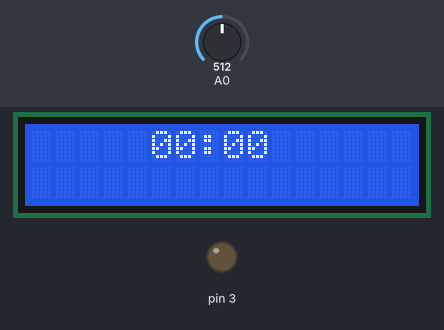
A sketch run on a simulated Arduino Uno, built with avr-gcc and run on an emulated ATmega328P. Shown: 16×2 character LCD, output pins drawn as LEDs (lit = HIGH). Inputs (shaded band) come from the test bench; at power-on: A0 = 512. What the sketch prints to the serial monitor is not drawn.

Above: at 1.2 s.
1.3 s: A0 set to 361
2.8 s: A0 set to 342
At 3.4 s:
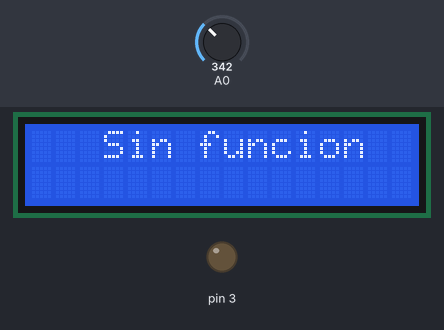
5.8 s: A0 set to 255
7.5 s: A0 set to 229
At 8.0 s:
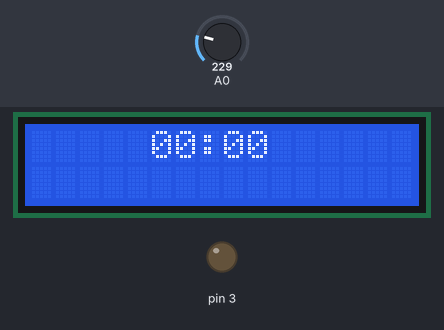
9.1 s: A0 set to 52
10.6 s: A0 set to 44
At 12.0 s:
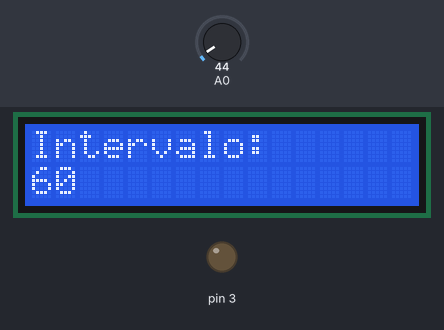
Timing chart, 0 to 13.6 s (numbered marks = the images above; inputs shaded):
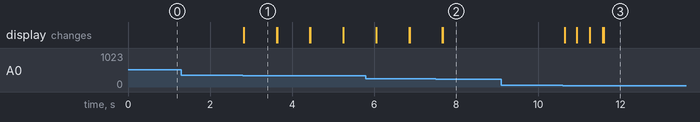

The sketch:

Proyecto_Final_Aromatizador.ino
```cpp
#include <LiquidCrystal.h>,

//LiquidCrystal lcd(8,9,4,5,6,7);
LiquidCrystal lcd(9, 8, 7, 6, 5, 4);
unsigned long tiempo_actual, tiempo_anterior = 0, delta_tiempo;
//Contadores
int contadorSegs = 0;
int contadorMins = 0;
int contadorHs = 0;
int contadorIntervalo = 1;

//Para calcular intervalo
int multiplicador = 1;
int calculador = 0;

//Para la comunicacion serial
int option;
int hrI = 0;
int minI = 0;

//Para mostrar los menus
int booleanReply = HIGH;

//Para la funcion analogica
String botones_LCD();
int buttonReply;
String buttonText;


void setup() {
  pinMode(3, OUTPUT);
  Serial.begin(9600);
  lcd.begin(16, 2);
}

void loop() {
  tiempo_actual = millis();
  //calculador = multiplicador * 10;
  buttonReply = analogRead(0);
//Menu reloj
  if (booleanReply == HIGH) {
    lcd.setCursor(5, 0);
    if (contadorHs < 10) lcd.print("0");
    lcd.print(contadorHs);
    lcd.print(":");
    lcd.setCursor(8, 0);
    if (contadorMins < 10) lcd.print("0");
    lcd.print(contadorMins);
  }
//Menu intervalo
  if (multiplicador <= 60 && multiplicador >= 1 && booleanReply == LOW) {
    lcd.setCursor(0, 0);
    lcd.print("Intervalo:");
    lcd.setCursor(0, 11);  // Vuelve a la posición para imprimir el nuevo valor
    if (multiplicador < 10) {
      lcd.print("0");
    }
    lcd.print(multiplicador);
  }

  /*
  if (Serial.available() == 0) {
    int option = Serial.parseInt();
    if (option == 1 || option == 2) {
      switch (option) {
        case 1:
          Serial.println("Ingrese la hora: ");
          while(Serial.available() == 1){
             //Tiempo de espera
          }
          hrI = Serial.parseInt();
            if(hrI < 0 || hrI > 23 ) {
            Serial.println("Se admiten valores positivos hasta 23");
            } else {
              contadorHs = hrI;
            }
          break;
        case 2:
          Serial.println("Ingrese los minutos: ");
          while(Serial.available() == 1){
             //Tiempo de espera
          }
            minI = Serial.parseInt();
            if(minI < 0 || minI > 59 ) {
            Serial.println("Se admiten valores positivos hasta 59");
            } else {
              contadorMins = minI;
            }
          break;
      }
    }
  }
  */
//Comunicacion con el puerto Serial
  if (Serial.available() != 0) {
    int option = Serial.parseInt();
    if (option == 1 || option == 2) {
      switch (option) {
        case 1:
          Serial.println("Ingrese la hora: ");
          while (Serial.available() == 0) {
            //Tiempo de espera
          }
          hrI = Serial.parseInt();
          if (hrI < 0 || hrI > 23) {
            Serial.println("Se admiten valores positivos hasta 23");
          } else {
            contadorHs = hrI;
          }
          break;
        case 2:
          Serial.println("Ingrese los minutos: ");
          while (Serial.available() == 0) {
            //Tiempo de espera
          }
          minI = Serial.parseInt();
          if (minI < 0 || minI > 59) {
            Serial.println("Se admiten valores positivos hasta 59");
          } else {
            contadorMins = minI;
          }
          break;
      }
    }
  }
//Logica reloj
  delta_tiempo = tiempo_actual - tiempo_anterior;

  if (delta_tiempo >= 1000) {
    contadorSegs++;
    contadorIntervalo++;
    Serial.println(contadorIntervalo);
    tiempo_anterior = tiempo_actual;
  }

  if (contadorSegs > 59) {
    contadorMins++;
    contadorSegs = 0;
  }

  if (contadorMins > 59) {
    contadorHs++;
    contadorMins = 0;
  }
  if (contadorHs > 23) {
    contadorHs = 0;
  }
//Llamada la funcion
  buttonText = botones_LCD(buttonReply);
  Serial.println(buttonText);
  if (buttonText == "btnDerecha") {
    if (multiplicador <= 60) {
      multiplicador++;
      booleanReply = LOW;
    }
  }
  if (buttonText == "btnIzquierda") {
    if (multiplicador >= 1) {
      multiplicador--;
      booleanReply = LOW;
    }
  }

  if (buttonText == "btnArriba") {
    if (multiplicador >= 0) {
      calculador = multiplicador * 60;
      contadorIntervalo = 55;
      booleanReply = HIGH;
      lcd.clear();
      contadorSegs = 1;
    }
  }

  if (buttonText == "btnAbajo") {
    lcd.clear();
    lcd.setCursor(3, 0);
    lcd.print("Sin funcion");
    delay(800);
    lcd.clear();
  }

  if (buttonText == "btnSelect") {
    digitalWrite(3, HIGH);
    lcd.clear();
    //digitalWrite(3,LOW );
    lcd.print("-Rociando Spray-");
    delay(800);
    lcd.clear();
    //digitalWrite(3, HIGH);
    digitalWrite(3, LOW);
  }


  if (contadorIntervalo == calculador) {
    lcd.clear();
    lcd.print("-Rociando Spray-");
    //digitalWrite(3,LOW );
    digitalWrite(3, HIGH);
    delay(800);
    //digitalWrite(3, HIGH);
    digitalWrite(3, LOW);
    contadorIntervalo = 0;
    lcd.clear();
  }
}

String botones_LCD(int buttonReply) {
  String text;
  Serial.println(buttonReply);
  //if (buttonReply < 60) text = "btnDerecha";
  if (buttonReply < 50) text = "btnDerecha";
  //if (buttonReply > 99 && buttonReply < 127)text = "btnArriba";
  if (buttonReply > 95 && buttonReply < 150) text = "btnArriba";
  //if (buttonReply > 255 && buttonReply < 280)  text = "btnAbajo";
  if (buttonReply > 240 && buttonReply < 350) text = "btnAbajo";
  // if (buttonReply > 399 && buttonReply < 435)  text = "btnIzquierda";
  if (buttonReply > 400 && buttonReply < 500) text = "btnIzquierda";
  // if (buttonReply > 640 && buttonReply < 668)  text = "btnSelect";
  if (buttonReply > 600 && buttonReply < 750) text = "btnSelect";
  //if (buttonReply > 668 && buttonReply < 1024) text = "btnNone";
  if (buttonReply > 700 && buttonReply < 1024) text = "btnNone";
  return text;
}

/*// SELECT (640 A 668)
// UP (99 A 127)
// DOWN (255 A 280)
// RIGHT (0 A 60)
// LEFT(399 A 435)*/
```

Measured:
- the behaviour switches between 350 and 349 on A0 (found by bisection; images 0 and 1)
- the behaviour switches between 241 and 240 on A0 (found by bisection; images 1 and 2)
- the behaviour switches between 50 and 49 on A0 (found by bisection; images 2 and 3)
- after the input at 1.3 s, every drawn part: stays the same
- after the input at 2.8 s, the display: changes at once (image 1)
- after the input at 7.5 s, the display: first differs from a run without the input after 0.17 s (image 2)
- after the input at 9.1 s, every drawn part: stays the same
- after the input at 10.6 s, the display: first changes at once (image 3 shows a later state)
- what the display in image 1 shows lasts 0.8 s, from 2.8 s to 3.6 s
